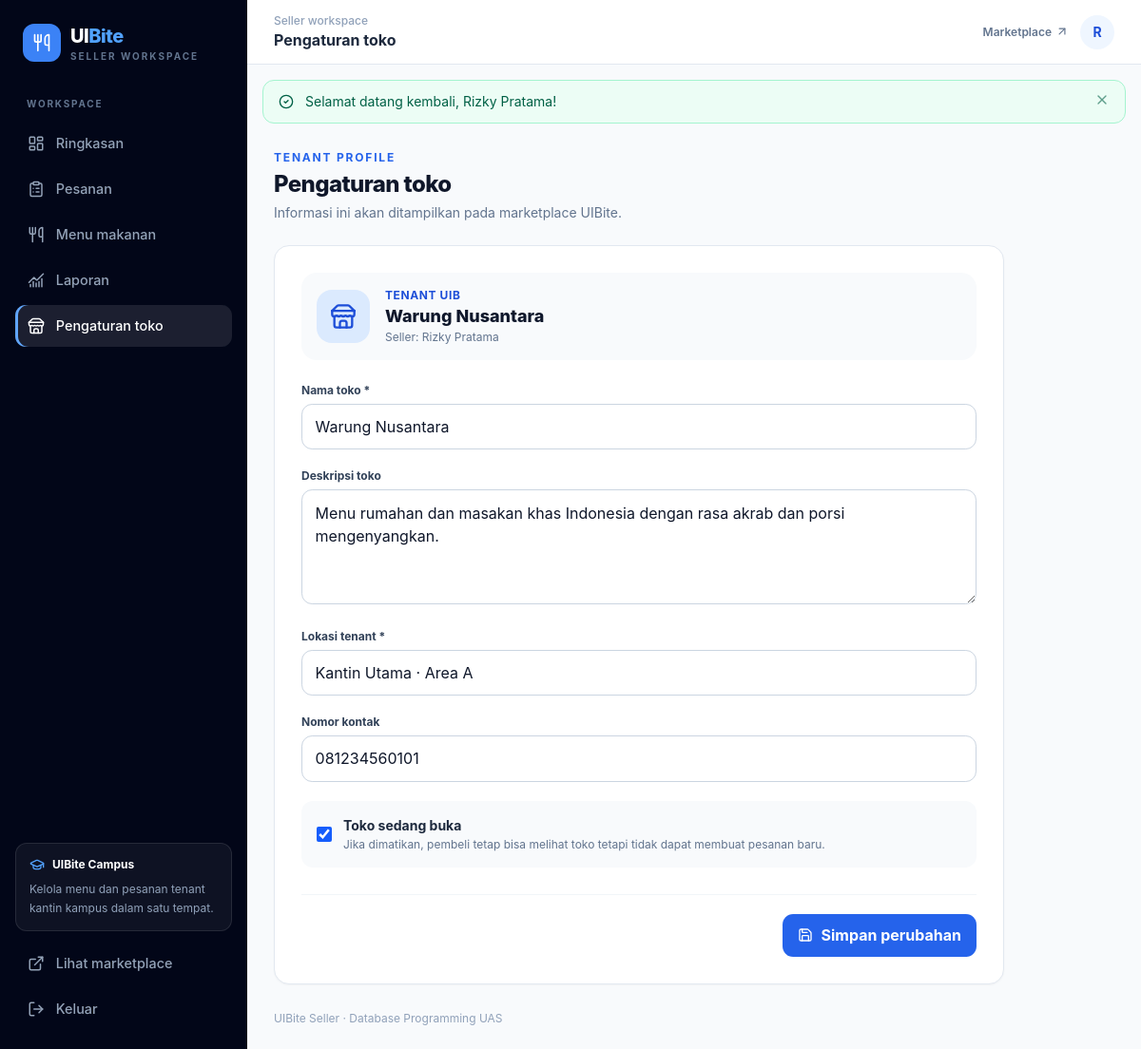
/index.php?r=seller.store (signed in), run on the app's committed database.
### tables this page shows
CREATE TABLE IF NOT EXISTS users (
    id BIGINT UNSIGNED AUTO_INCREMENT PRIMARY KEY,
    name VARCHAR(120) NOT NULL,
    email VARCHAR(190) NOT NULL UNIQUE,
    phone VARCHAR(30) NULL,
    password VARCHAR(255) NOT NULL,
    role ENUM('seller','buyer') NOT NULL DEFAULT 'buyer',
    is_active TINYINT(1) NOT NULL DEFAULT 1,
    created_at TIMESTAMP NOT NULL DEFAULT CURRENT_TIMESTAMP,
    updated_at TIMESTAMP NOT NULL DEFAULT CURRENT_TIMESTAMP ON UPDATE CURRENT_TIMESTAMP,
    INDEX idx_users_role_active (role, is_active)
);

CREATE TABLE IF NOT EXISTS stores (
    id BIGINT UNSIGNED AUTO_INCREMENT PRIMARY KEY,
    seller_id BIGINT UNSIGNED NOT NULL UNIQUE,
    name VARCHAR(120) NOT NULL,
    slug VARCHAR(140) NOT NULL UNIQUE,
    description TEXT NULL,
    location VARCHAR(180) NOT NULL,
    phone VARCHAR(30) NULL,
    is_open TINYINT(1) NOT NULL DEFAULT 1,
    is_active TINYINT(1) NOT NULL DEFAULT 1,
    created_at TIMESTAMP NOT NULL DEFAULT CURRENT_TIMESTAMP,
    updated_at TIMESTAMP NOT NULL DEFAULT CURRENT_TIMESTAMP ON UPDATE CURRENT_TIMESTAMP,
    CONSTRAINT fk_stores_seller FOREIGN KEY (seller_id) REFERENCES users(id) ON UPDATE CASCADE ON DELETE RESTRICT,
    INDEX idx_stores_open_active (is_open, is_active)
);

### app/helpers.php (called while the page is built, shortened)
<?php
function env(string $key, mixed $default = null): mixed
{
    static $values = null;
    if ($values === null) {
        $file = BASE_PATH . '/.env';
        $values = is_file($file) ? (parse_ini_file($file, false, INI_SCANNER_TYPED) ?: []) : [];
    }
    $value = $_ENV[$key] ?? $_SERVER[$key] ?? getenv($key);
    if ($value === false || $value === null || $value === '') {
        $value = $values[$key] ?? $default;
    }
    return $value;
}
function e(mixed $value): string
{
    return htmlspecialchars((string) $value, ENT_QUOTES | ENT_SUBSTITUTE, 'UTF-8');
}
function base_url(): string
{
    $configured = trim((string) env('APP_URL', ''));
    $script = str_replace('\\', '/', dirname($_SERVER['SCRIPT_NAME'] ?? '/'));
    return $script === '/' || $script === '.' ? '' : rtrim($script, '/');
}
function url(string $route = 'home', array $params = []): string
{
    return base_url() . '/index.php?' . http_build_query(array_merge(['r' => $route], $params));
}
function asset(string $path): string
{
    return base_url() . '/assets/' . ltrim($path, '/');
}
function current_user(): ?array
{
    return $_SESSION['user'] ?? null;
}
function is_logged_in(): bool
{
    return current_user() !== null;
}
function require_login(): array
{
    return current_user();
}
function require_role(string $role): array
{
    $user = require_login();
    return $user;
}
function get_store_for_seller(int $userId): ?array
{
    $stmt = db()->prepare('SELECT * FROM stores WHERE seller_id = ? LIMIT 1');
    $stmt->execute([$userId]);
    return $stmt->fetch() ?: null;
}

### app/db.php (called while the page is built)
<?php
function db(): PDO
{
    static $pdo = null;
    if ($pdo instanceof PDO) {
        return $pdo;
    }
    $config = require BASE_PATH . '/config/database.php';
    $dsn = sprintf(
        'mysql:host=%s;port=%s;dbname=%s;charset=%s',
        $config['host'],
        $config['port'],
        $config['database'],
        $config['charset']
    );
    $pdo = new PDO($dsn, $config['username'], $config['password'], [
        PDO::ATTR_ERRMODE => PDO::ERRMODE_EXCEPTION,
        PDO::ATTR_DEFAULT_FETCH_MODE => PDO::FETCH_ASSOC,
        PDO::ATTR_EMULATE_PREPARES => false,
    ]);
    $pdo->exec("SET time_zone = '+07:00'");
    return $pdo;
}

### app/bootstrap.php (called while the page is built, shortened)
<?php
require_once BASE_PATH . '/app/helpers.php';
require_once BASE_PATH . '/app/db.php';
if (isset($_SESSION['user']['id'])) {
    try {
        $stmt = db()->prepare('SELECT id, name, email, role FROM users WHERE id = ? AND is_active = 1 LIMIT 1');
        $stmt->execute([(int) $_SESSION['user']['id']]);
    } catch (Throwable $exception) {
    }
}

### app/pages/seller/render_seller_store.php (the view)
<?php
function render_seller_store(): void
            {
                $seller = require_role('seller');
                $store = get_store_for_seller((int)$seller['id']);
                render_seller_start('Pengaturan toko', 'seller.store');
?>
    <div class="mb-6">
        <p class="text-xs font-bold uppercase tracking-[.15em] text-brand-600">Tenant profile</p>
        <h2 class="mt-1 text-2xl font-extrabold tracking-tight">Pengaturan toko</h2>
        <p class="mt-1 text-sm text-slate-500">Informasi ini akan ditampilkan pada marketplace UIBite.</p>
    </div>
    <form method="post" action="<?= e(url('seller.store.update')) ?>" class="card max-w-3xl p-5 sm:p-7"><?= csrf_field() ?><div class="mb-6 flex items-center gap-4 rounded-2xl bg-slate-50 p-4"><span class="grid h-14 w-14 place-items-center rounded-2xl bg-brand-100 text-brand-700"><i data-lucide="store" class="h-7 w-7"></i></span>
            <div>
                <p class="text-xs font-bold uppercase tracking-wider text-brand-700">Tenant UIB</p>
                <h3 class="text-lg font-extrabold text-slate-900"><?= e($store['name']) ?></h3>
                <p class="text-xs text-slate-500">Seller: <?= e($seller['name']) ?></p>
            </div>
        </div>
        <div class="space-y-5">
            <div><label class="mb-1.5 block text-xs font-bold text-slate-700">Nama toko *</label><input class="input" name="store_name" value="<?= e($store['name']) ?>" required maxlength="100"></div>
            <div><label class="mb-1.5 block text-xs font-bold text-slate-700">Deskripsi toko</label><textarea class="input" name="description" rows="4" maxlength="1000"><?= e($store['description']) ?></textarea></div>
            <div><label class="mb-1.5 block text-xs font-bold text-slate-700">Lokasi tenant *</label><input class="input" name="location" value="<?= e($store['location']) ?>" required maxlength="180" placeholder="Contoh: Kantin utama, lantai 1"></div>
            <div><label class="mb-1.5 block text-xs font-bold text-slate-700">Nomor kontak</label><input class="input" name="phone" value="<?= e($store['phone']) ?>" maxlength="30"></div><label class="flex items-center gap-3 rounded-xl bg-slate-50 p-4"><input type="checkbox" name="is_open" value="1" class="h-4 w-4 accent-blue-600" <?= (int)$store['is_open'] ? 'checked' : '' ?>><span><span class="block text-sm font-bold text-slate-800">Toko sedang buka</span><span class="mt-0.5 block text-xs text-slate-500">Jika dimatikan, pembeli tetap bisa melihat toko tetapi tidak dapat membuat pesanan baru.</span></span></label>
        </div>
        <div class="mt-7 flex justify-end border-t border-slate-100 pt-5"><button class="btn-primary"><i data-lucide="save" class="h-4 w-4"></i>Simpan perubahan</button></div>
    </form>
<?php render_seller_end();
            }

### app/pages/shared/render_seller_start.php (shortened to what this page needs)
<?php
function render_seller_start(string $title, string $active): void
    {
        $user = current_user();
        $nav = [
            'seller.dashboard' => ['layout-dashboard', 'Ringkasan'],
            'seller.orders' => ['clipboard-list', 'Pesanan'],
            'seller.products' => ['utensils', 'Menu makanan'],
            'seller.reports' => ['chart-no-axes-combined', 'Laporan'],
            'seller.store' => ['store', 'Pengaturan toko'],
        ];
?>
    <!doctype html>
    <html lang="id">
    <head>
        <link rel="stylesheet" href="<?= e(asset('css/app.css')) ?>">
    </head>
    <body class="min-h-screen bg-slate-50 text-slate-900 antialiased">
        <div class="min-h-screen lg:flex">
            <aside id="seller-sidebar" class="fixed inset-y-0 left-0 z-50 flex w-[260px] -translate-x-full flex-col bg-slate-950 px-4 pb-5 pt-6 text-white transition-transform lg:static lg:translate-x-0">
                <a href="<?= e(url('seller.dashboard')) ?>" class="mb-9 flex items-center gap-2.5 px-2">
                    <span class="grid h-10 w-10 place-items-center rounded-xl bg-brand-500"><i data-lucide="utensils" class="h-5 w-5"></i></span>
                    <span class="text-xl font-extrabold tracking-tight">UI<span class="text-blue-400">Bite</span><span class="block text-[10px] font-bold uppercase tracking-[.2em] text-slate-500">Seller workspace</span></span>
                </a>
                <p class="mb-3 px-3 text-[10px] font-bold uppercase tracking-[.18em] text-slate-500">Workspace</p>
                <nav class="space-y-1">
                    <?php foreach ($nav as $route => [$icon, $label]): ?>
                        <a class="sidebar-link <?= $active === $route ? 'active' : '' ?>" href="<?= e(url($route)) ?>"><i data-lucide="<?= e($icon) ?>" class="h-[18px] w-[18px]"></i><?= e($label) ?></a>
                    <?php endforeach; ?>
                </nav>
                <div class="mt-auto rounded-xl border border-white/10 bg-white/5 p-3.5">
                    <div class="mb-2 flex items-center gap-2 text-xs font-bold text-white"><i data-lucide="graduation-cap" class="h-4 w-4 text-blue-400"></i> UIBite Campus</div>
                    <p class="text-xs leading-relaxed text-slate-400">Kelola menu dan pesanan tenant kantin kampus dalam satu tempat.</p>
                </div>
                <a href="<?= e(url('home')) ?>" class="sidebar-link mt-3"><i data-lucide="external-link" class="h-[18px] w-[18px]"></i>Lihat marketplace</a>
                <form class="mt-1" method="post" action="<?= e(url('auth.logout')) ?>"><?= csrf_field() ?><button type="submit" class="sidebar-link w-full text-left"><i data-lucide="log-out" class="h-[18px] w-[18px]"></i>Keluar</button></form>
            </aside>
            <div class="min-w-0 flex-1">
                <header class="sticky top-0 z-30 flex h-[68px] items-center justify-between border-b border-slate-200 bg-white/95 px-4 backdrop-blur sm:px-7">
                    <div class="flex items-center gap-3">
                        <div>
                            <p class="text-xs font-medium text-slate-400">Seller workspace</p>
                            <h1 class="text-base font-bold text-slate-800"><?= e($title) ?></h1>
                        </div>
                    </div>
                    <div class="flex items-center gap-3"><a href="<?= e(url('home')) ?>" class="hidden text-xs font-semibold text-slate-500 hover:text-brand-700 sm:inline-flex">Marketplace <i data-lucide="arrow-up-right" class="ml-1 h-3.5 w-3.5"></i></a><span class="grid h-9 w-9 place-items-center rounded-full bg-brand-50 text-sm font-bold text-brand-700"><?= e(strtoupper(substr($user['name'] ?? 'S', 0, 1))) ?></span></div>
                </header>
                <main class="p-4 sm:p-7">
                <?php
            }

### public/assets/css/app.css (style rules this page uses)
:root { color-scheme:light }
html { scroll-behavior:smooth }
body { color:#0f172a;background:#f8fafc;font-family:Inter,ui-sans-serif,system-ui,-apple-system,BlinkMacSystemFont,Segoe UI,sans-serif }
button,a,input,select,textarea { -webkit-tap-highlight-color:transparent }
.card { background:#fff;border:1px solid #e2e8f0;border-radius:1rem;box-shadow:0 1px 2px #0f172a09 }
.input { color:#0f172a;background:#fff;border:1px solid #cbd5e1;border-radius:.7rem;outline:none;width:100%;padding:.7rem .85rem;transition:border-color .15s,box-shadow .15s }
.btn-primary { color:#fff;background:#2563eb;border-radius:.7rem;justify-content:center;align-items:center;gap:.5rem;padding:.68rem 1rem;font-weight:650;transition:background .15s,transform .15s;display:inline-flex }
.sidebar-link { color:#94a3b8;border-radius:.7rem;align-items:center;gap:.75rem;padding:.7rem .8rem;font-size:.9rem;font-weight:550;transition:all .15s;display:flex }
.sidebar-link:hover,.sidebar-link.active { color:#fff;background:#ffffff1a }
.sidebar-link.active { box-shadow:inset 3px 0 #60a5fa }

### data on the page
users: name "R", name "Rizky Pratama"
stores: name "Warung Nusantara", store_name "Warung Nusantara", description "Menu rumahan dan masakan khas Indonesia dengan rasa akrab dan porsi mengenyangkan.", location "Kantin Utama · Area A", phone "081234560101", is_open "☑"

### other printed values
$label "Ringkasan"
$label "Pesanan"
$label "Menu makanan"
$label "Laporan"
$label "Pengaturan toko"
$title "Pengaturan toko"
$item['message'] "Selamat datang kembali, Rizky Pratama!"
